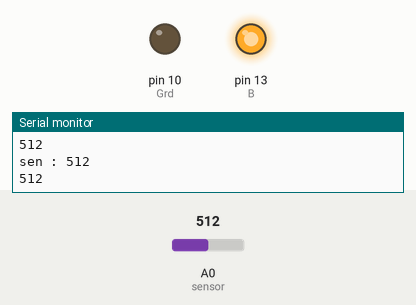
This sketch was run on a simulated Arduino Uno, built with avr-gcc and run on an emulated ATmega328P. On the bench: output pins drawn as LEDs (lit = HIGH), the last lines printed to the serial monitor. The test bench sets the inputs (shaded band); at power-on: A0 (sensor) = 512. Pins used as bus, display or sensor lines are not drawn.

Above: at 1.2 s.
1.3 s: A0 (sensor) set to 315
4.3 s: A0 (sensor) set to 286
At 5.5 s:
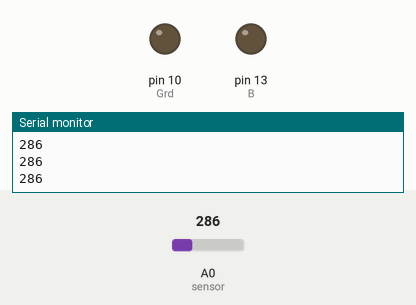
5.8 s: A0 (sensor) set to 306
At 6.9 s:
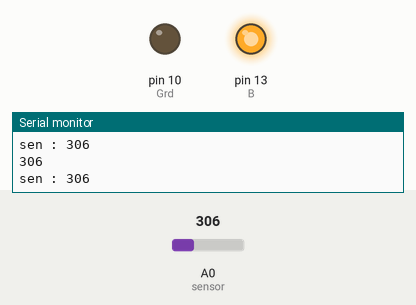
7.3 s: A0 (sensor) set to 290
At 8.2 s:
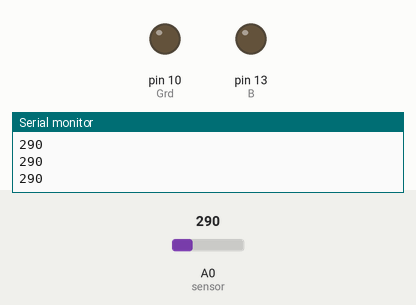
Timing chart, 0 to 9.8 s (numbered marks = the images above; inputs shaded):
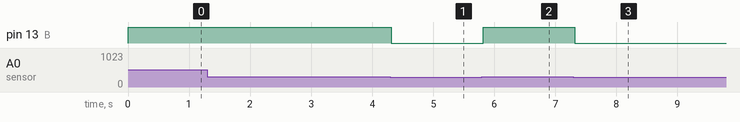

The sketch:

Photoresistor_LED.ino
```cpp
// 아날로그 입력의 범위는 0~1023
// 조도센서
int sensor = A0;
int vcc = A1;
int gnd = A2;

// LED
int Grd = 10;
int B = 13;

int val = 0;

void setup(){
  Serial.begin(9600);

  pinMode(vcc, OUTPUT);
  pinMode(gnd, OUTPUT);
  pinMode(sensor, INPUT);

  pinMode(Grd, OUTPUT);
  pinMode(B, OUTPUT);

  digitalWrite(Grd, LOW);
  digitalWrite(vcc, HIGH);
  digitalWrite(gnd, LOW);
}

void loop(){
  val = analogRead(sensor);
  Serial.println(val);
  if (val > 300){
    Serial.print("sen : ");
    Serial.println(val);

    digitalWrite(B, HIGH);
  }
  else
  {
    digitalWrite(B, LOW);
  }

}
```

Measured:
- the behaviour switches between 301 and 300 on A0 (sensor) (found by bisection; images 0 and 1)
- after the input at 4.3 s, pin 13 (B): HIGH → LOW at once
- after the input at 5.8 s, pin 13 (B): LOW → HIGH at once
- after the input at 7.3 s, pin 13 (B): HIGH → LOW at once
